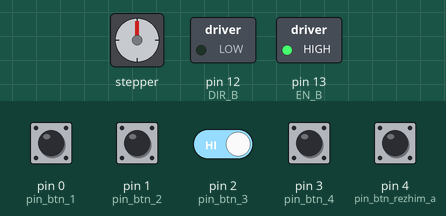
A sketch run on a simulated Arduino Uno, built with avr-gcc and run on an emulated ATmega328P. Parts: stepper motor, switched loads named in the sketch (green lamp = pin HIGH). Wiring (inferred from the names in the program): stepper motor (200 steps per turn assumed): coils pin 8, pin 9, pin 11, pin 10. Inputs (shaded band) come from the test bench; at power-on: pin 0 (pin_btn_1), pin 2 (pin_btn_3), pin 4 (pin_btn_rezhim_a) HIGH, pin 1 (pin_btn_2), pin 3 (pin_btn_4) LOW. Pins used as bus, display or sensor lines are not drawn.

Above: at 1.2 s.
1.3 s: pin 0 (pin_btn_1) pulled LOW for 0.25 s
At 2.0 s:
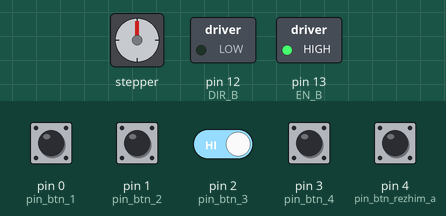
4.3 s: pin 4 (pin_btn_rezhim_a) pulled LOW for 0.25 s
At 7.2 s:
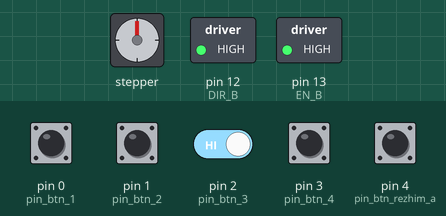
7.5 s: pin 0 (pin_btn_1) driven LOW and pin 2 (pin_btn_3) driven LOW
10.5 s: pin 4 (pin_btn_rezhim_a) pulled LOW for 1 s
At 11.7 s:
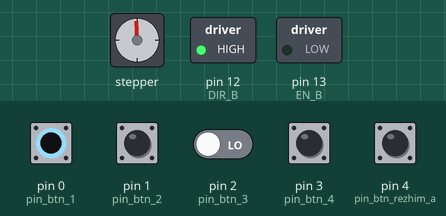
14.2 s: pin 0 (pin_btn_1) driven HIGH
17.2 s: pin 2 (pin_btn_3) driven HIGH
At 18.0 s:
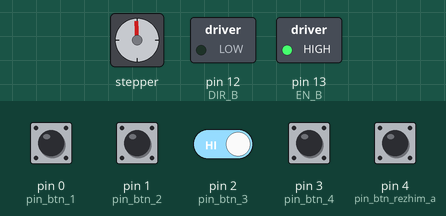
Timing chart, 0 to 21.2 s (numbered marks = the images above; inputs shaded):
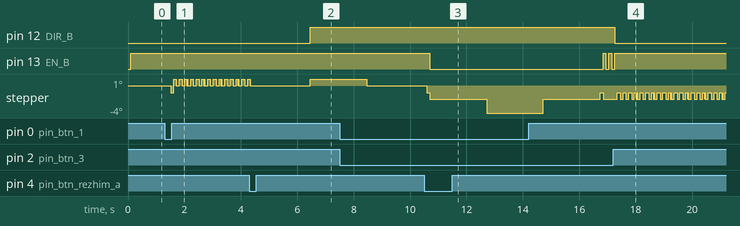

The sketch:

_2_STEPPER.ino
```cpp
// Характеристика двигателя,
// количество шагов на один оборот вала
#define MOTOR_STEPS_REVOLUTION 200
// передаточное число Винт-гайка
#define GEAR_COEFFICIENT 1
///////////////////////////////////////////////
//длина перемещения нижнего шарового двигателя
//в сторону от двигателя, в мм
#define LEN_AA 0.25
//в сторону к двигателю, в мм
#define LEN_AB 0.25

#define STEPS_DIR_AA LEN_AA*GEAR_COEFFICIENT*MOTOR_STEPS_REVOLUTION
#define STEPS_DIR_AB LEN_AB*GEAR_COEFFICIENT*MOTOR_STEPS_REVOLUTION
// Чем больше это число, тем медленнее вращается двигатель
#define DELAY_TIME 1
// Назначим пины
// Troyka-Stepper:
// Шаг1 двигателя
#define STEP_A 8
// Направление вращения 1-го
#define DIR_A  9
// Включение двигателя 1-го
#define EN_A   10

// Шаг 2-го двигателя
#define STEP_B 11
// Направление вращения 2-го
#define DIR_B 12
// Включение двигателя 2-го
#define EN_B 13
//////////////////////////////////////////////
#define pin_btn_1 0
#define pin_btn_2 1

#define pin_btn_3 2
#define pin_btn_4 3

#define pin_btn_rezhim_a 4

//////////////////////////////////////////////
void setup() {


  //////////////////////////////////////////////
  // Настроим все необходимые пины на выход
  pinMode(STEP_A, OUTPUT);
  pinMode(DIR_A, OUTPUT);
  pinMode(EN_A, OUTPUT);

  pinMode(STEP_B, OUTPUT);
  pinMode(DIR_B, OUTPUT);
  pinMode(EN_B, OUTPUT);

  digitalWrite(EN_A && EN_B, 0);
}
//////////////////////////////////////////////
void loop() {
  ////ПЕРВЫЙ ДВИГАТЕЛЬ/////
  if (digitalRead(pin_btn_1) == LOW) {
    //направление от двигателя (красный свет диода на тройка модуле)
    digitalWrite(DIR_A, HIGH);
    // Включаем мотор
    digitalWrite(EN_A, HIGH);
    // Поворачиваем столик на необходимое количество шагов
    for (int i = 0; i < STEPS_DIR_AA; ++i) {
      // Один шаг
      digitalWrite(STEP_A, HIGH);
      delay(DELAY_TIME);
      digitalWrite(STEP_A, LOW);
      delay(DELAY_TIME);
    }
    // После завершения съёмки отключаем двигатель
    digitalWrite(EN_A, LOW);
  }

  else if (digitalRead(pin_btn_2) == LOW) {
    //направление от двигателя (красный свет диода на тройка модуле)
    digitalWrite(DIR_A, LOW);
    // Включаем мотор
    digitalWrite(EN_A, HIGH);
    // Поворачиваем столик на необходимое количество шагов
    for (int i = 0; i < STEPS_DIR_AB; ++i) {
      // Один шаг
      digitalWrite(STEP_A, HIGH);
      delay(DELAY_TIME);
      digitalWrite(STEP_A, LOW);
      delay(DELAY_TIME);
    }
  }


  ///ВТОРОЙ ДВИГАТЕЛЬ////


  if (digitalRead(pin_btn_3) == LOW) {
    //направление от двигателя (красный свет диода на тройка модуле)
    digitalWrite(DIR_B, HIGH);
    // Включаем мотор
    digitalWrite(EN_B, HIGH);
    // Поворачиваем столик на необходимое количество шагов
    for (int i = 0; i < STEPS_DIR_AA; ++i) {
      // Один шаг
      digitalWrite(STEP_B, HIGH);
      delay(DELAY_TIME);
      digitalWrite(STEP_B, LOW);
      delay(DELAY_TIME);
    }
    // После завершения съёмки отключаем двигатель
    digitalWrite(EN_B, LOW);
  }

  else if (digitalRead(pin_btn_4) == LOW) {
    //направление от двигателя (красный свет диода на тройка модуле)
    digitalWrite(DIR_B, LOW);
    // Включаем мотор
    digitalWrite(EN_B, HIGH);
    // Поворачиваем столик на необходимое количество шагов
    for (int i = 0; i < STEPS_DIR_AB; ++i) {
      // Один шаг
      digitalWrite(STEP_B, HIGH);
      delay(DELAY_TIME);
      digitalWrite(STEP_B, LOW);
      delay(DELAY_TIME);
    }
  }

  /*
  else if (digitalRead(pin_btn_1 && pin_btn_2&& pin_btn_3&& pin_btn_4) == LOW) {
    digitalWrite(EN_A&&EN_B, LOW);
    */


while (digitalRead(pin_btn_rezhim_a) == LOW) {


    digitalWrite(DIR_A, LOW);
    for (int i = 0; i < 1000; ++i) {
      // Один шаг
      digitalWrite(STEP_B, HIGH);
      delay(DELAY_TIME);
      digitalWrite(STEP_B, LOW);
      delay(DELAY_TIME);
    }
    digitalWrite(DIR_B, HIGH);
    for (int i = 0; i < 1000; ++i) {
      // Один шаг
      digitalWrite(STEP_A, HIGH);
      delay(DELAY_TIME);
      digitalWrite(STEP_A, LOW);
      delay(DELAY_TIME);
    }

digitalWrite(DIR_B, HIGH);
    for (int i = 0; i < 1000; ++i) {
      // Один шаг
      digitalWrite(STEP_B, HIGH);
      delay(DELAY_TIME);
      digitalWrite(STEP_B, LOW);
      delay(DELAY_TIME);
    }


  }


}


// Завершаем работу.
// Чтобы возобновить работу нужно нажать кнопку RESET
//  while (true) {
//  ;
//  }
```

Measured:
- after the input at 1.3 s, stepper: 0° → -1° after 0.21 s, then repeats every 0.61 s: 2 × (1° 0.10 s, 0° 0.10 s), 1° 0.07 s, 0° 0.01 s, 1° 0.02 s, 0° 0.10 s
- after the input at 4.3 s, pin 12 (DIR_B): LOW → HIGH after 2.2 s
- after the input at 10.5 s, pin 13 (EN_B): goes on until 10.7 s, then stays LOW
- after the input at 17.2 s, pin 12 (DIR_B): HIGH → LOW after 0.05 s; pin 13 (EN_B): goes on until 17.2 s, then stays HIGH; stepper: -2° → -1° after 0.15 s, then repeats every 0.60 s: 2 × (-2° 0.10 s, -1° 0.10 s), -2° 0.10 s, -1° 0.07 s, -2° 0.01 s, -1° 0.02 s
